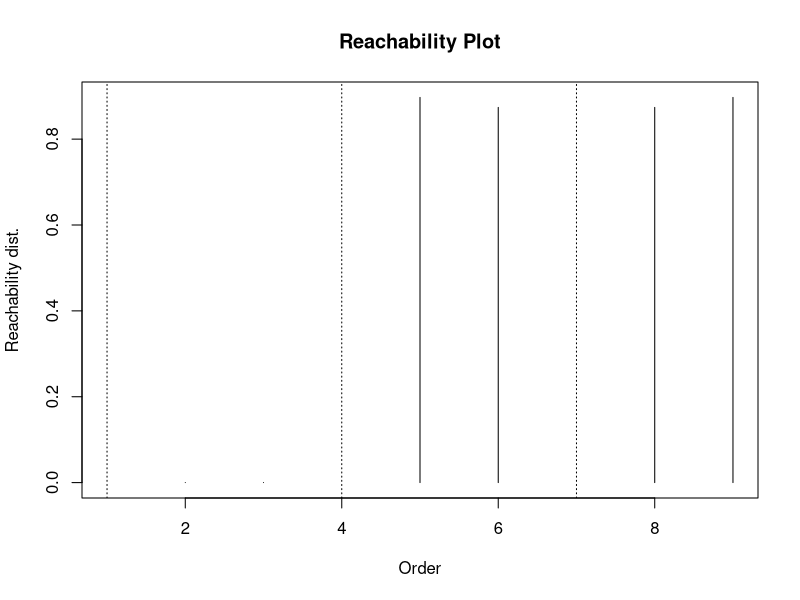
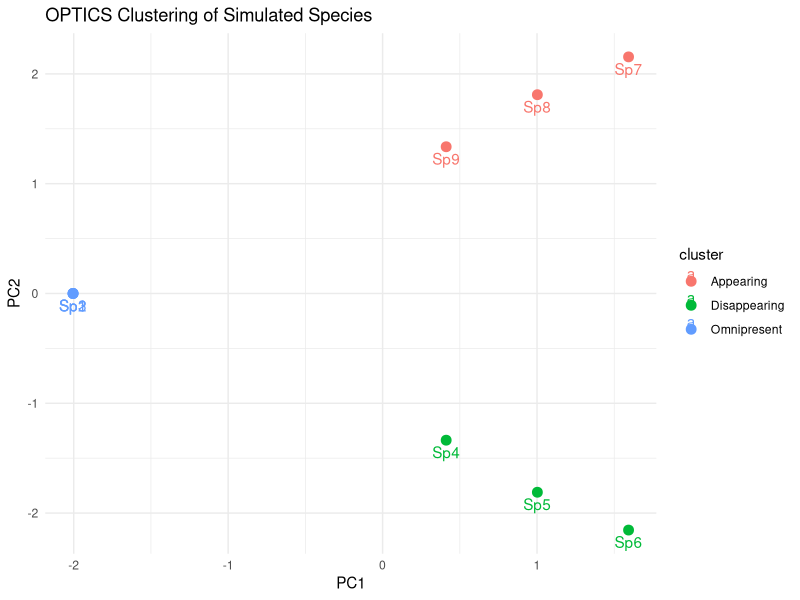
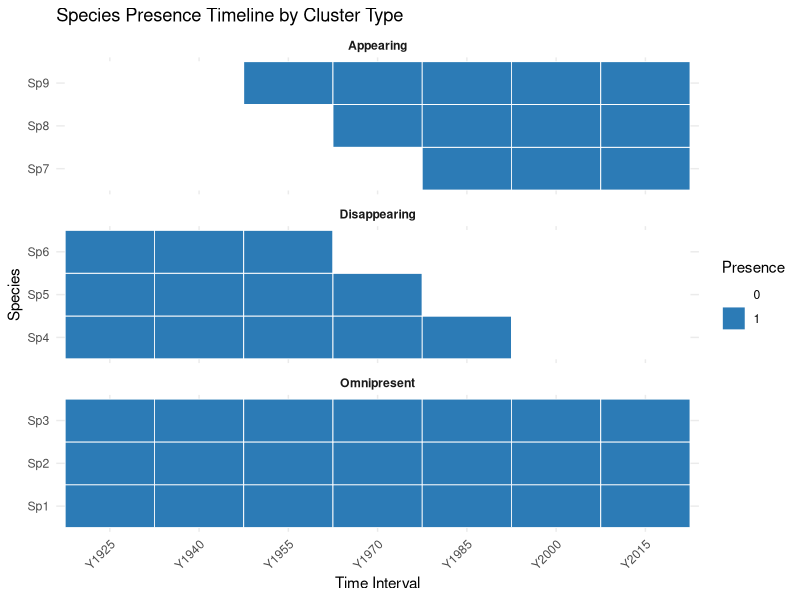

These charts were generated, in order, by the following R code:
library(tidyverse)
library(dbscan)
library(ggplot2)

# Step 1: Simulate presence/absence datasheet
set.seed(42)
species <- paste0("Sp", 1:9)
intervals <- paste0("Y", seq(1925, 2025, 15))
presence_matrix <- matrix(0, nrow = 9, ncol = 7,
                          dimnames = list(species, intervals))

# Omnipresent species (Sp1–Sp3): present in all intervals
presence_matrix[1:3, ] <- 1

# Appearing species (Sp4–Sp6): appear later
presence_matrix[4, 1:5] <- 1
presence_matrix[5, 1:4] <- 1
presence_matrix[6, 1:3] <- 1

# Disappearing species (Sp7–Sp9): vanish over time
presence_matrix[7, 5:7] <- 1
presence_matrix[8, 4:7] <- 1
presence_matrix[9, 3:7] <- 1

# Step 2: Calculate temporal metrics
df_metrics <- as.data.frame(presence_matrix) %>%
  rownames_to_column("species") %>%
  rowwise() %>%
  mutate(
    ubiquity = mean(c_across(starts_with("Y"))),
    first = which(c_across(starts_with("Y")) == 1)[1],
    last = tail(which(c_across(starts_with("Y")) == 1), 1),
    slope = coef(lm(as.numeric(c_across(starts_with("Y"))) ~ 
                      seq_along(c_across(starts_with("Y")))))[2],
    turnover = sum(abs(diff(as.numeric(c_across(starts_with("Y")))))) / 2
  ) %>%
  ungroup()

# Step 3: Cluster species using OPTICS
metrics_scaled <- df_metrics %>%
  select(ubiquity, first, last, slope, turnover) %>%
  scale()

opt <- optics(metrics_scaled, minPts = 2)
plot(opt, main = "Reachability Plot")

clusters <- extractDBSCAN(opt, eps_cl = 1.5)
df_metrics$cluster <- as.character(clusters$cluster)

# Step 4: Assign dynamic labels based on average slope
cluster_behavior <- df_metrics %>%
  filter(!is.na(cluster)) %>%
  group_by(cluster) %>%
  summarise(avg_slope = mean(slope), .groups = "drop") %>%
  mutate(cluster_name = case_when(
    avg_slope > 0.1 ~ "Appearing",
    avg_slope < -0.1 ~ "Disappearing",
    TRUE ~ "Omnipresent"
  ))

df_metrics <- df_metrics %>%
  left_join(cluster_behavior, by = "cluster") %>%
  mutate(cluster_name = if_else(is.na(cluster_name), "Unclustered", cluster_name))

# Step 5: PCA visualization
pca <- prcomp(metrics_scaled)
df_pca <- as.data.frame(pca$x[, 1:2]) %>%
  mutate(species = df_metrics$species, cluster = df_metrics$cluster_name)

ggplot(df_pca, aes(PC1, PC2, color = cluster, label = species)) +
  geom_point(size = 3) +
  geom_text(vjust = 1.5) +
  theme_minimal() +
  labs(title = "OPTICS Clustering of Simulated Species")

# Step 6: Plot presence timeline grouped by cluster
presence_df <- as.data.frame(presence_matrix) %>%
  rownames_to_column("species") %>%
  pivot_longer(-species, names_to = "interval", values_to = "presence") %>%
  left_join(df_metrics %>% select(species, cluster_name), by = "species") %>%
  mutate(
    species = fct_reorder(species, as.numeric(factor(cluster_name))),
    interval = factor(interval, levels = intervals)
  )

ggplot(presence_df, aes(x = interval, y = species, fill = factor(presence))) +
  geom_tile(color = "white", linewidth = 0.3) +
  scale_fill_manual(values = c("0" = "white", "1" = "#2C7BB6"), name = "Presence") +
  facet_wrap(~ cluster_name, scales = "free_y", ncol = 1) +
  theme_minimal() +
  theme(axis.text.x = element_text(angle = 45, hjust = 1),
        strip.text = element_text(face = "bold")) +
  labs(title = "Species Presence Timeline by Cluster Type",
       x = "Time Interval",
       y = "Species")
